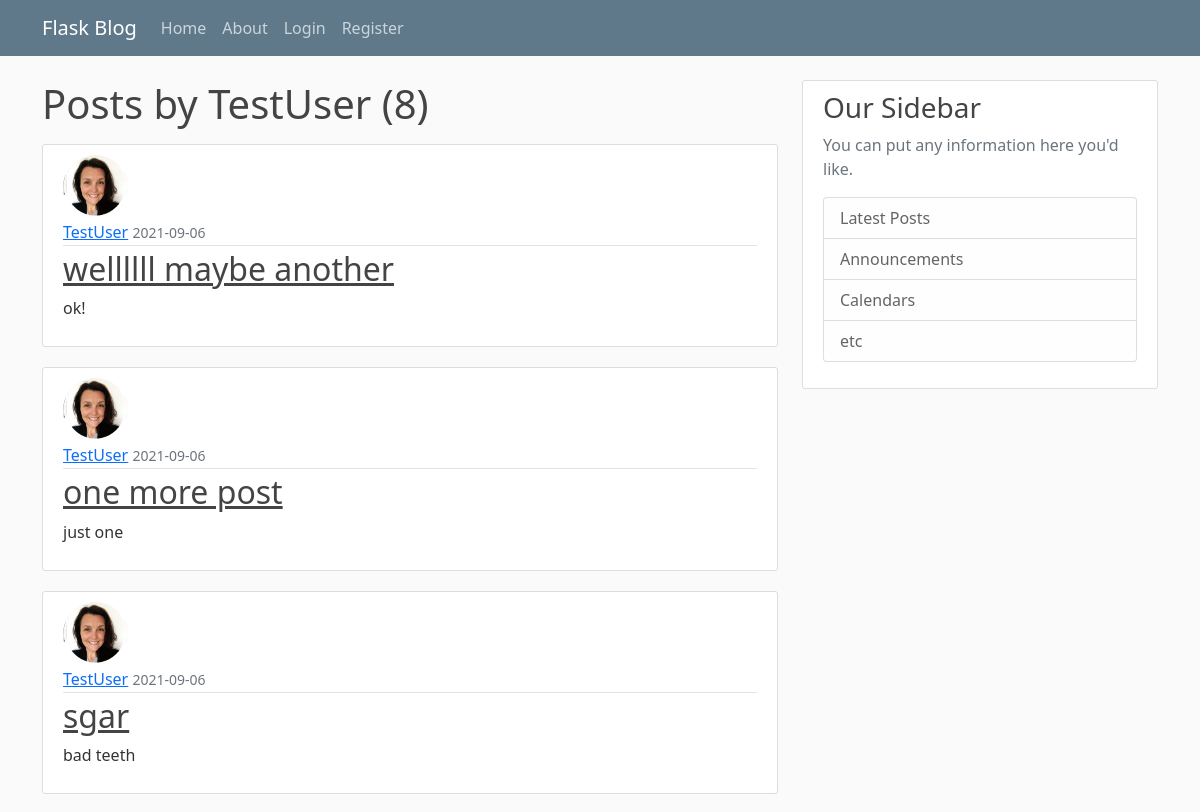
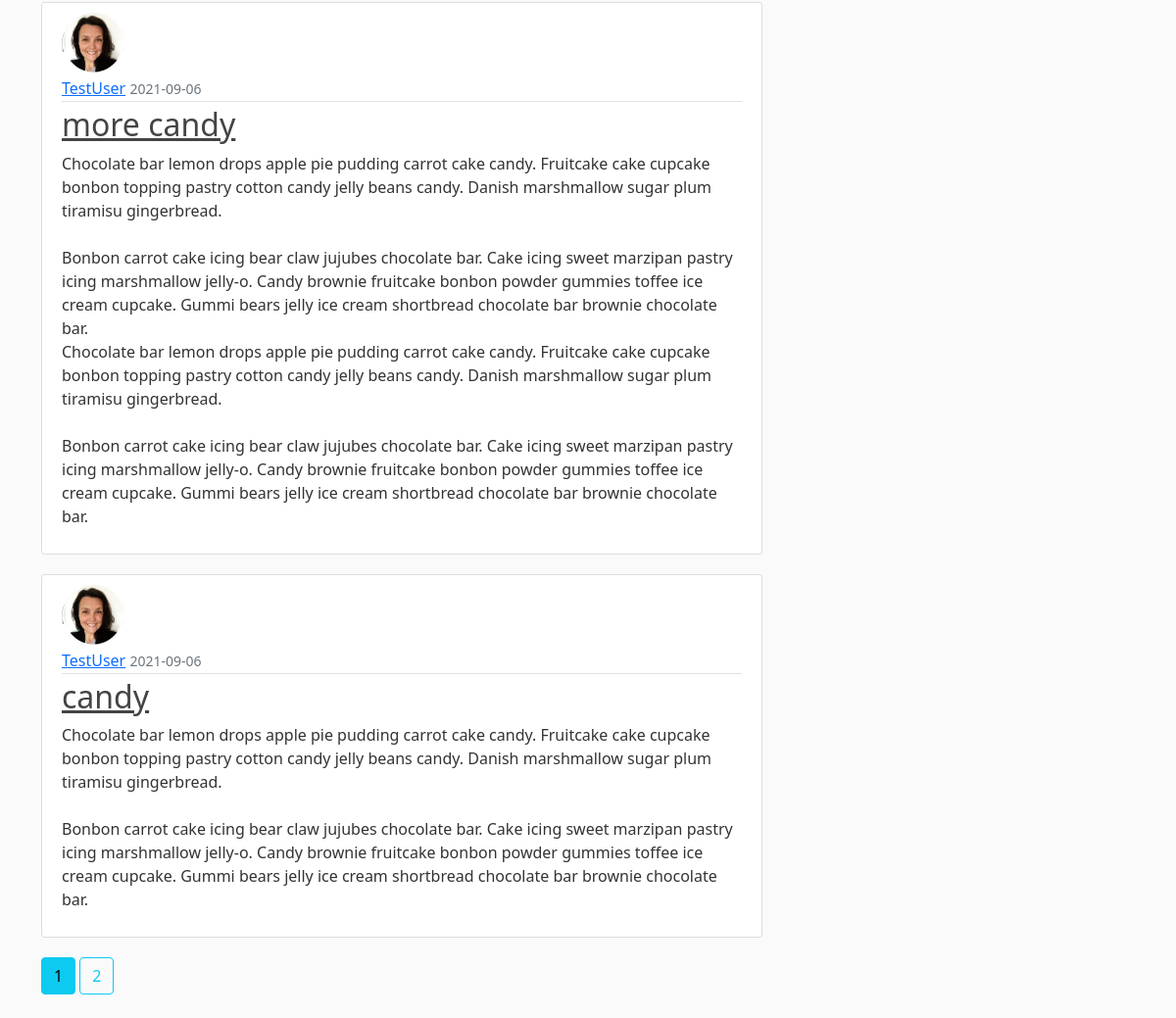
Page /user/TestUser on the committed database (2 pictures, top to bottom).
### flaskblog/models.py (models this page shows, shortened)
class User(db.Model, UserMixin):
	id = db.Column(db.Integer, primary_key=True)
	username = db.Column(db.String(20), unique=True, nullable=False)
	email = db.Column(db.String(120), unique=True, nullable=False)
	image_file = db.Column(db.String(20), nullable=False, default='default.jpg')
	password = db.Column(db.String(60), nullable=False) #passwords will be hashed
	posts = db.relationship('Post', backref='author', lazy=True) #lazy loads the data from db true means loads as necessary in 1 go

class Post(db.Model):
	id = db.Column(db.Integer, primary_key=True)
	title = db.Column(db.String(100), nullable=False)
	date = db.Column(db.DateTime, nullable=False, default=datetime.utcnow)
	content = db.Column(db.Text, nullable=False)
	user_id = db.Column(db.Integer, db.ForeignKey('user.id'), nullable=False)

### flaskblog/routes.py (the view)
@app.route("/user/<string:username>")
def user_posts(username):
	page = request.args.get('page', 1, type=int)
	user = User.query.filter_by(username=username).first_or_404()
	posts = Post.query.filter_by(author=user).order_by(Post.date.desc())\
	.paginate(page=page, per_page=5)
	return render_template('user_posts.html', posts=posts, user=user)

### flaskblog/templates/user_posts.html
{% extends "layout.html" %}
{% block content %}
	<h1 class="mb-3">Posts by {{user.username}} ({{posts.total}})</h1>
	{% for post in posts.items %}
		<article class="media content-section">
			<img class="rounded-circle article-img" src="{{ url_for('static', filename='profile_pics/' + post.author.image_file) }}"/>
		  <div class="media-body">
		    <div class="article-metadata">
		      <a class="mr-2" href="{{url_for('user_posts', username=post.author.username)}}">{{ post.author.username }}</a>
		      <small class="text-muted">{{ post.date.strftime('%Y-%m-%d') }}</small>
		    </div>
		    <h2><a class="article-title" href="{{ url_for('post', post_id=post.id) }}">{{ post.title }}</a></h2>
		    <p class="article-content">{{ post.content }}</p>
		  </div>
		</article>
	{% endfor %}
	{% for page_num in posts.iter_pages(left_edge = 1, right_edge= 1, left_current= 1, right_current= 2) %}
		{% if page_num %}
			{% if posts.page == page_num %}
				<a class=" btn btn-info mb-4" href="{{url_for('user_posts', username=user.username, page=page_num) }}">{{ page_num }}</a>
			{% else %}
				<a class=" btn btn-outline-info mb-4" href="{{url_for('user_posts', username=user.username, page=page_num) }}">{{ page_num }}</a>
			{% endif %}
		{% else %}
			...
		{% endif %}
	{% endfor %}
{% endblock content %}

### flaskblog/static/main.css (style rules this page uses)
body { background: #fafafa; color: #333333; margin-top: 5rem; }
h1, h2, h3, h4, h5, h6 { color: #444444; }
.content-section { background: #ffffff; padding: 10px 20px; border: 1px solid #dddddd; border-radius: 3px; margin-bottom: 20px; }
.article-title { color: #444444; }
.article-content { white-space: pre-line; }
.article-img { height: 65px; width: 65px; margin-right: 16px; }
.article-metadata { padding-bottom: 1px; margin-bottom: 4px; border-bottom: 1px solid #e3e3e3 }

### rows in the picture
User: username "TestUser"
Post: image_file (picture), author.username "TestUser", date "2021-09-06", title "wellllll maybe another", content "ok!"
Post: image_file (picture), author.username "TestUser", date "2021-09-06", title "one more post", content "just one"
Post: image_file (picture), author.username "TestUser", date "2021-09-06", title "sgar", content "bad teeth"
Post: image_file (picture), author.username "TestUser", date "2021-09-06", title "more candy", content "Chocolate bar lemon drops apple pie pudding carrot cake candy. Fruitcake cake cupcake bonbon topping pastry cotton candy jelly beans candy. Danish marshmallow sugar plum tiramisu gingerbread. Bonbon carrot cake icing bear claw jujubes chocolate bar. Cake icing sweet marzipan pastry icing marshmallow jelly-o. Candy brownie fruitcake bonbon powder gummies toffee ice cream cupcake. Gummi bears jelly ice cream shortbread chocolate bar brownie chocolate bar. Chocolate bar lemon drops apple pie pudding carrot cake candy. Fruitcake cake cupcake bonbon topping pastry cotton candy jelly beans candy. Danish marshmallow sugar plum tiramisu gingerbread. Bonbon carrot cake icing bear claw jujubes…"
Post: image_file (picture), author.username "TestUser", date "2021-09-06", title "candy", content "Chocolate bar lemon drops apple pie pudding carrot cake candy. Fruitcake cake cupcake bonbon topping pastry cotton candy jelly beans candy. Danish marshmallow sugar plum tiramisu gingerbread. Bonbon carrot cake icing bear claw jujubes chocolate bar. Cake icing sweet marzipan pastry icing marshmallow jelly-o. Candy brownie fruitcake bonbon powder gummies toffee ice cream cupcake. Gummi bears jelly ice cream shortbread chocolate bar brownie chocolate bar."

### other values in the picture
{{ posts.total }} "8"
{{ page_num }} "1"
{{ page_num }} "2"
